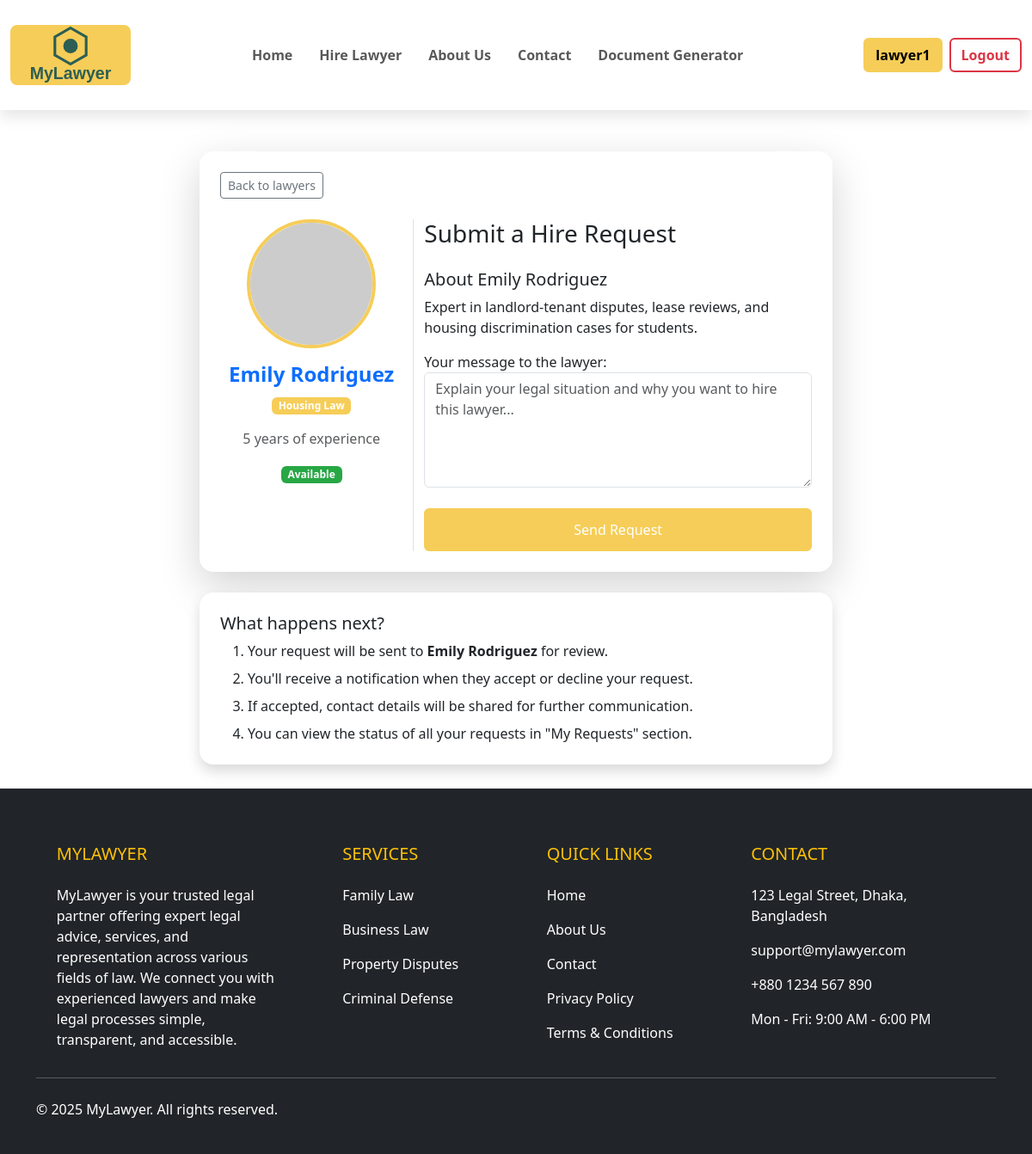
The page /hire_lawyer/4/ (signed in) on the database as committed earlier.
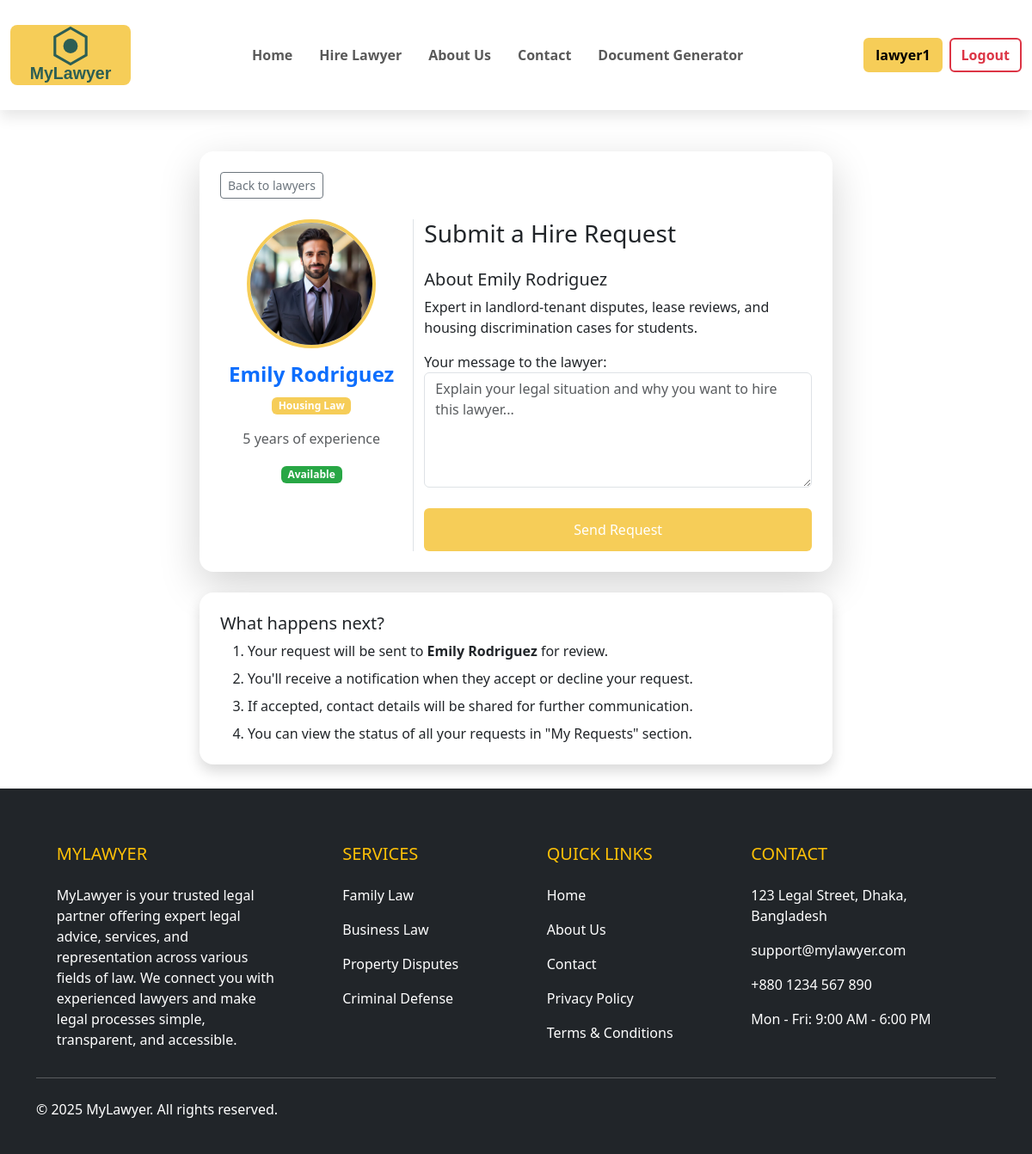
The same page on the database as committed later.
### core/models.py (models this page shows, shortened)
class LawyerProfile(models.Model):
    user = models.OneToOneField(User, on_delete=models.CASCADE)
    profile_picture = models.ImageField(upload_to='profile_pics/', blank=True, null=True)
    specialization = models.CharField(max_length=100)
    experience_years = models.PositiveIntegerField()
    bio = models.TextField()
    available = models.BooleanField(default=True)

### core/views.py (the view)
# urls.py: path('hire_lawyer/<int:lawyer_id>/', views.hire_lawyer, name="hire_lawyer"),
@login_required
def hire_lawyer(request, lawyer_id):
    lawyer = get_object_or_404(LawyerProfile, id=lawyer_id)
    if not lawyer.available:
        messages.error(request, "This lawyer is currently unavailable.")
        return redirect('view_lawyers')
    existing_request = HireRequest.objects.filter(
        student=request.user,
        lawyer=lawyer,
        status='pending'
    ).exists()
    if existing_request:
        messages.info(request, "You already have a pending request with this lawyer.")
        return redirect('my_requests')
    if request.method == 'POST':
        form = HireRequestForm(request.POST)
        if form.is_valid():
            hire_request = form.save(commit=False)
            hire_request.student = request.user
            hire_request.lawyer = lawyer
            hire_request.save()
            messages.success(request, f"Your hire request has been sent to {lawyer.user.get_full_name() or lawyer.user.username}.")
            return redirect('my_requests')
    else:
        form = HireRequestForm()
    return render(request, 'hire_lawyer.html', {
        'lawyer': lawyer,
        'form': form
    })

### core/forms.py
class HireRequestForm(forms.ModelForm):
    class Meta:
        model = HireRequest
        fields = ['message']
        widgets = {
            'message': forms.Textarea(attrs={
                'class': 'form-control',
                'rows': 5,
                'placeholder': 'Explain your legal situation and why you want to hire this lawyer...'
            })
        }
        labels = {
            'message': 'Your message to the lawyer'
        }

### core/templates/hire_lawyer.html (shortened to what this page needs)
{% extends 'base.html' %}
{% block content %}
<div class="container mt-5">
    <div class="row">
        <div class="col-md-8 mx-auto">
            <div class="card shadow-lg border-0 rounded-4">
                <div class="card-body p-4">
                    <a href="{% url 'view_lawyers' %}" class="btn btn-sm btn-outline-secondary mb-4">
                         Back to lawyers
                    </a>
                    <div class="row">
                        <div class="col-md-4 text-center border-end">
                            <div class="profile-image-container mb-3"
                                style="width: 150px; height: 150px; margin: 0 auto; border: 4px solid #f6cd58; border-radius: 50%; overflow: hidden;">
                                {% if lawyer.profile_picture %}
                                <img src="{{ lawyer.profile_picture.url }}" class="img-fluid"
                                    style="object-fit: cover; width: 100%; height: 100%;">
                                {% else %}
                                <img src="https://via.placeholder.com/150x150.png?text=No+Image" class="img-fluid"
                                    style="object-fit: cover; width: 100%; height: 100%;">
                                {% endif %}
                            </div>
                            <h4 class="fw-bold text-primary">{{ lawyer.user.get_full_name|default:lawyer.user.username}}
                            </h4>
                            <p class="badge" style="background-color: #f6cd58;">{{ lawyer.specialization }}</p>
                            <p class="text-muted">{{ lawyer.experience_years }}
                                year{{lawyer.experience_years|pluralize}} of experience</p>
                            {% if lawyer.available %}
                            <span class="badge" style="background-color: #28a745;">Available</span>
                            {% else %}
                            <span class="badge bg-secondary">Unavailable</span>
                            {% endif %}
                        </div>
                        <div class="col-md-8">
                            <h3 class="mb-4">Submit a Hire Request</h3>
                            <form method="post">
                                <div class="mb-3">
                                    <h5>About {{ lawyer.user.get_full_name|default:"the lawyer" }}</h5>
                                    <p>{{ lawyer.bio }}</p>
                                </div>
                                <div class="mb-4">
                                    {{ form.message.label_tag }}
                                    {{ form.message }}
                                </div>
                                <div class="d-grid">
                                    <button type="submit" class="btn text-white"
                                        style="background-color: #f6cd58; padding: 12px;">
                                        Send Request
                                    </button>
                                </div>
                            </form>
                        </div>
                    </div>
                </div>
            </div>
            <div class="card my-4 shadow border-0 rounded-4">
                <div class="card-body p-4">
                    <h5 class="card-title">What happens next?</h5>
                    <ol class="mb-0">
                        <li class="mb-2">Your request will be sent to
                            <strong>{{lawyer.user.get_full_name|default:"thelawyer"}}</strong>
                            for review.</li>
                        <li class="mb-2">You'll receive a notification when they accept or decline your request.</li>
                        <li class="mb-2">If accepted, contact details will be shared for further communication.</li>
                        <li>You can view the status of all your requests in "My Requests" section.</li>
                    </ol>
                </div>
            </div>
        </div>
    </div>
</div>
{% endblock %}

Rows that differ between the two databases and show on the page:
changed LawyerProfile "Housing Law": profile_picture: picture added
